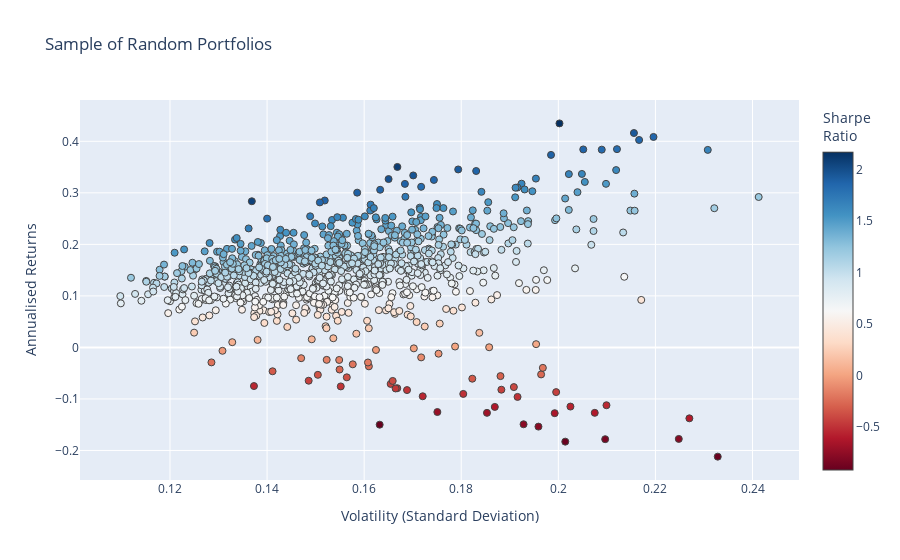

The notebook cell this image was saved under:
### Code cell
fig = go.Figure()
fig.add_trace(go.Scatter(
    x=mean_variance_pairs[:, 1]**0.5,  # Volatility
    y=mean_variance_pairs[:, 0],  # Returns
    mode='markers',
    marker=dict(
        color=(mean_variance_pairs[:, 0]-risk_free_rate)/(mean_variance_pairs[:, 1]**0.5),  # Sharpe ratio
        showscale=True,
        size=7,
        line=dict(width=1),
        colorscale="RdBu",
        colorbar=dict(title="Sharpe<br>Ratio")
    ),
    text=hover_texts  # Use the prepared hover texts
))

fig.update_layout(
    xaxis=dict(title='Volatility (Standard Deviation)'),
    yaxis=dict(title='Annualised Returns'),
    title='Sample of Random Portfolios'
)

fig.show()

### Figure 1 — Plotly figure (JSON) as saved in the notebook; plotly's stock layout.template omitted (floating-point values rounded to 4 significant figures; data arrays with more than 128 entries replaced by an {"elided": "..."} marker saying what was removed)
{"data": [{"marker": {"color": {"elided": "1000 float values"}, "colorbar": {"title": {"text": "Sharpe<br>Ratio"}}, "colorscale": [[0, "rgb(103,0,31)"], [0.1, "rgb(178,24,43)"], [0.2, "rgb(214,96,77)"], [0.3, "rgb(244,165,130)"], [0.4, "rgb(253,219,199)"], [0.5, "rgb(247,247,247)"], [0.6, "rgb(209,229,240)"], [0.7, "rgb(146,197,222)"], [0.8, "rgb(67,147,195)"], [0.9, "rgb(33,102,172)"], [1, "rgb(5,48,97)"]], "line": {"width": 1}, "showscale": true, "size": 7}, "mode": "markers", "text": {"elided": "1000 str values"}, "type": "scatter", "x": {"elided": "1000 float values"}, "y": {"elided": "1000 float values"}}], "layout": {"title": {"text": "Sample of Random Portfolios"}, "xaxis": {"title": {"text": "Volatility (Standard Deviation)"}}, "yaxis": {"title": {"text": "Annualised Returns"}}}}
